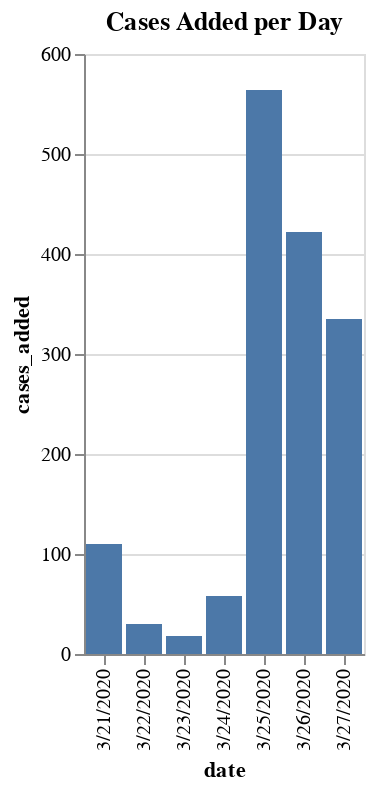

Notebook code cell kept with this figure:
### Code cell
deltas = []
prevdate = min_date
currdate = prevdate + dt.timedelta(days=1)
while currdate <= max_date:
    currdate_text = datestamp(currdate)
    prevdate_text = datestamp(prevdate)
    
    currdate_total = df_num_cases.loc[df_num_cases["date"] == currdate_text]["num_cases"].astype('int32').sum()
    prevdate_total = df_num_cases.loc[df_num_cases["date"] == prevdate_text]["num_cases"].astype('int32').sum()
    
    deltas.append({
        "date": currdate_text,
        "cases_added": currdate_total - prevdate_total
    })
    
    prevdate = currdate
    currdate = prevdate + dt.timedelta(days=1)

df_deltas = pd.DataFrame(deltas)
display(df_deltas)

import altair as alt
alt.Chart(df_deltas, title="Cases Added per Day").mark_bar().encode(
    x=alt.X('date', bin=False),
    y='cases_added'
)

### Figure 1 — Vega-Lite specification as saved in the notebook (floating-point values rounded to 4 significant figures)
{"config": {"view": {"continuousWidth": 400, "continuousHeight": 300}}, "data": {"name": "data-9d9abf0eb3e80316da7a5f7587fc21ba"}, "mark": "bar", "encoding": {"x": {"type": "nominal", "bin": false, "field": "date"}, "y": {"type": "quantitative", "field": "cases_added"}}, "title": "Cases Added per Day", "$schema": "https://vega.github.io/schema/vega-lite/v4.0.2.json", "datasets": {"data-9d9abf0eb3e80316da7a5f7587fc21ba": [{"date": "3/21/2020", "cases_added": 110}, {"date": "3/22/2020", "cases_added": 30}, {"date": "3/23/2020", "cases_added": 18}, {"date": "3/24/2020", "cases_added": 58}, {"date": "3/25/2020", "cases_added": 564}, {"date": "3/26/2020", "cases_added": 422}, {"date": "3/27/2020", "cases_added": 335}]}}
